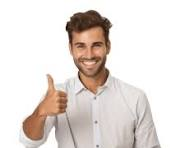
#> input picture CVOpen_Learning/Edge Detection in Opencv/man.jpeg, 185 x 148 px, found by its file name
$ python tempCodeRunnerFile.py
#> lines starting #> are read from the running program, lines starting #| are printed output that depends on the picture; after the words box and inside, x2 and y2 are one past the last pixel; in counts of white or black regions, pixels touching at a corner belong together
import cv2

img = cv2.imread(r"C:\Users\subin\OneDrive\Desktop\Python_Project\CVOpen_Learning\Edge Detection in Opencv\man.jpeg", cv2.IMREAD_GRAYSCALE)
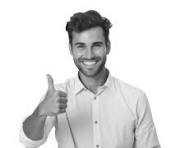
#> img: shape (148, 185); min 0, max 255, mean 222.9

ret, thresh_img = cv2.threshold(img, 180, 255, cv2.THRESH_BINARY)
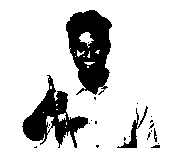
#> thresh_img: shape (148, 185); 82.5% white; 22 black regions (17 under 20 px), largest, box (x1, y1, x2, y2) and area: (66, 10, 112, 95) 2566, (22, 75, 88, 148) 1850, (117, 106, 148, 148) 253, (154, 128, 157, 142) 26, (151, 145, 160, 148) 21

cv2.imshow("Original image", img)
cv2.imshow("Threshold Image", thresh_img)

cv2.waitKey(0)
cv2.destroyAllWindows()
